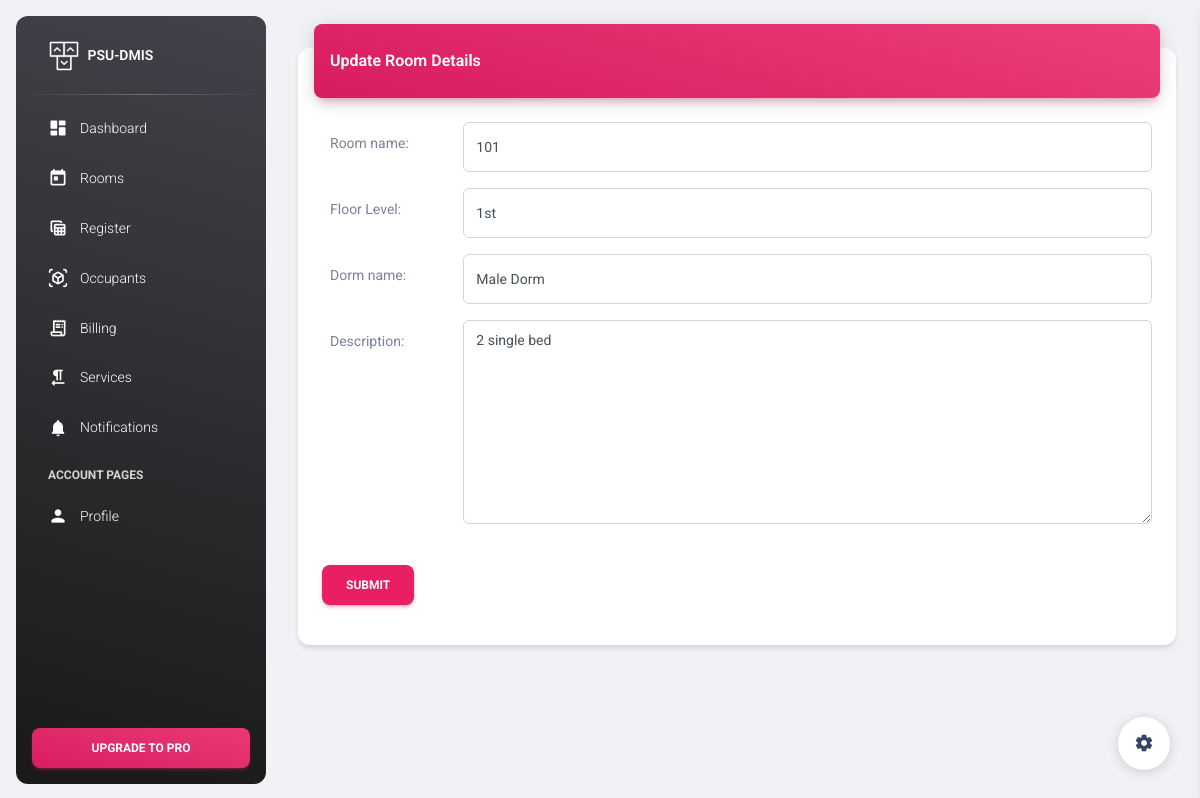
The app's page /room_list/1, older data.
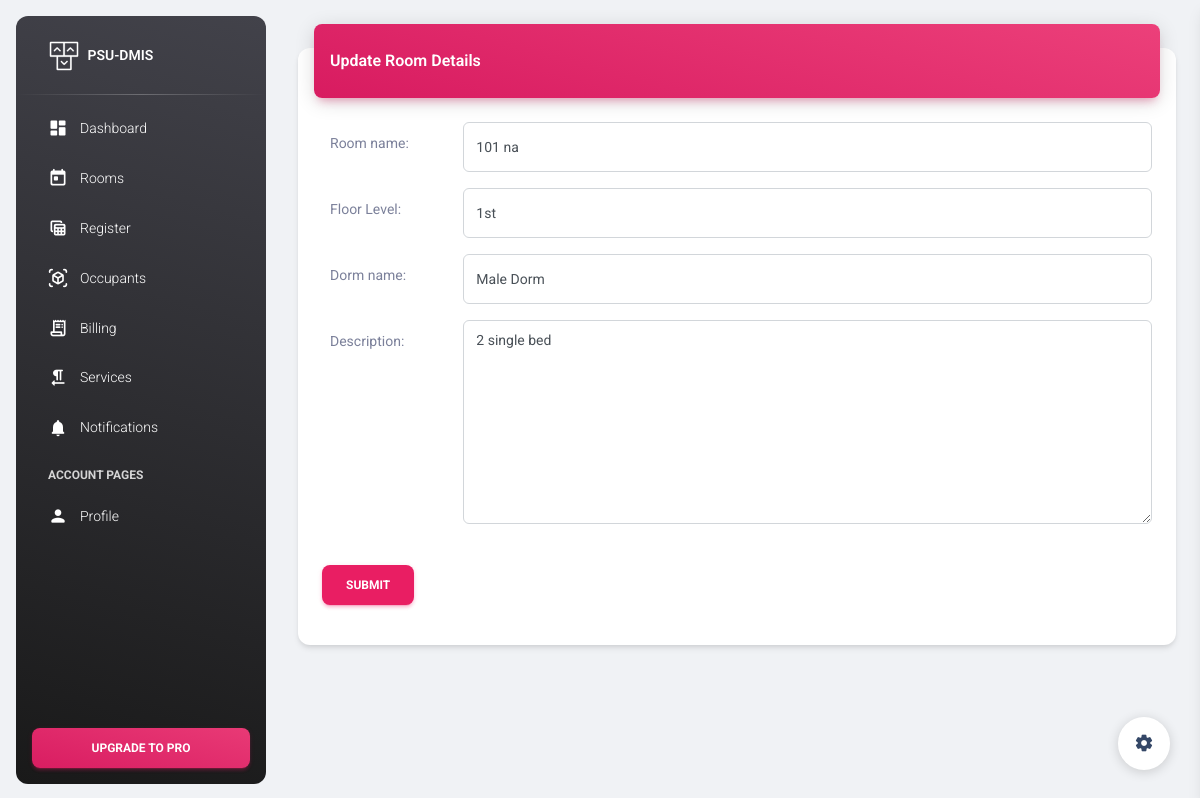
The same page, newer data.
### dormitory/models.py (models this page shows, shortened)
class BaseModel(models.Model):
    created_at = models.DateTimeField(
        auto_now_add=True, db_index=True)
    updated_at = models.DateTimeField(auto_now=True)
    class Meta:
        abstract = True

class Room(BaseModel):
    DORMNAME_CHOICES = (('Male Dorm','Male Dorm'), ('Female Dorm','Female Dorm'))
    room_name = models.CharField(max_length=25)
    floorlvl = models.CharField(max_length=25, verbose_name="Floor Level")
    dorm_name = models.CharField(max_length=25, choices=DORMNAME_CHOICES)
    description = models.TextField(blank=True, null=True)
    class Meta:
        verbose_name_plural = "Rooms"

### landingpage/views.py (the view)
# urls.py: path('room_list/<pk>', RoomUpdateView.as_view(), name="RoomUpdate"),
class RoomUpdateView(UpdateView):
    model = Room
    fields = "__all__"
    context_object_name = 'room'
    template_name = 'room_update.html'
    success_url = "/room_list"
    def get_context_data(self, **kwargs):
        context = super().get_context_data(**kwargs)
        return context

### landingpage/templates/room_update.html (shortened to what this page needs)
{% extends 'base.html' %}
{% load static %}
{% block content %}
<main class="main-content position-relative max-height-vh-100 h-100 border-radius-lg ">
    <div class="container-fluid py-4">
        <div class="row">
            <div class="col-12">
                <div class="card my-4">
                    <div class="card-header p-0 position-relative mt-n4 mx-3 z-index-2">
                        <div class="bg-gradient-primary shadow-primary border-radius-lg pt-4 pb-3">
                            <h6 class="text-white text-capitalize ps-3">Update Room Details</h6>
                        </div>
                    </div>
                    <div class="card-body">
                    <form class="" action="" method="post" novalidate>
                        {% include 'includes/form.html' %}
                        <div class="ln_solid">
                            <br />
                            <div class="form-group">
                                <div class="col-md-12 col-sm-3">
                                    <button type='submit' class="btn btn-primary">Submit</button>
                                </div>
                            </div>
                        </div>
                    </form>
                </div>
                </div>
            </div>
        </div>
    </div>
</main>
{% endblock %}

### landingpage/templates/includes/form.html (shortened to what this page needs)
{% load widget_tweaks %}
{% for field in form %}
<div class="input-group input-group-outline mb-3">
    <label class="col-form-label col-md-2 col-sm-2 label-align">{{ field.label_tag }}</label>
    {% render_field field class="form-control" %}
</div>
{% endfor %}

Row changes from the older to the newer data that the page shows:
changed Room "1st": room_name "101" → "101 na"
